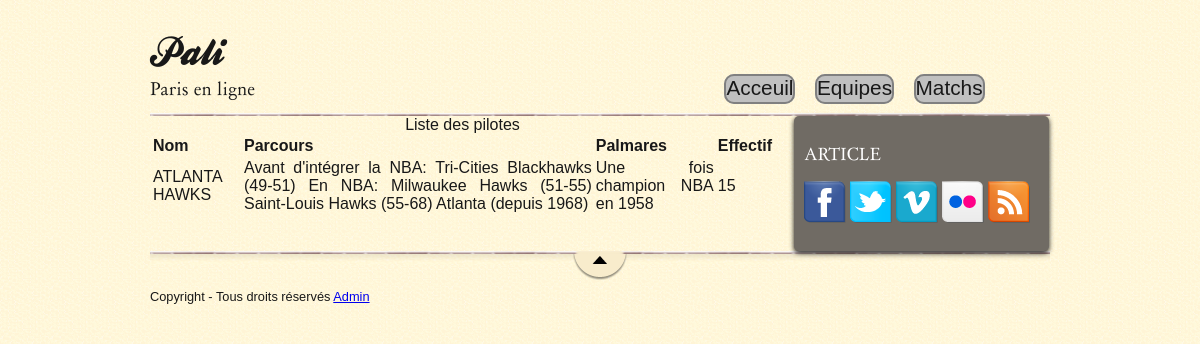
Screenshot of /Projet_tutore_G7/detailequipe.php?idinf=1 with the database file from the repository.
### tables this page shows
CREATE TABLE IF NOT EXISTS `info` (
  `idinf` int(11) NOT NULL AUTO_INCREMENT,
  `nom` varchar(20) NOT NULL,
  `entraineur` varchar(50) NOT NULL,
  `president` varchar(50) NOT NULL,
  `fondation` int(10) NOT NULL,
  `site` varchar(30) NOT NULL,
  `siege` text NOT NULL,
  `tel` varchar(30) NOT NULL,
  `effectif` int(11) NOT NULL,
  `palmares` varchar(50) NOT NULL,
  `parcours` text NOT NULL,
  PRIMARY KEY (`idinf`)
);

### Projet_tutore_G7/detailequipe.php (the view, shortened to what this page needs)
<?php
$idinf=$_GET['idinf'];
$sql="select * from info where idinf='$idinf'";
$rep=mysql_query($sql) or die(mysql_error());
?>
<!DOCTYPE HTML>
<html>
	<head>
		<link rel="stylesheet" href="style.css" />
	</head>
	<body>
	<div id="bloc_page">
		<header>
			<div id="titre_principal">
			<h1>Pali</h1>
			<h2>Paris en ligne</h2>
		</div>
		<nav>
			<ul>
				<li><a href="index.html">Acceuil</a></li>
				<li><a href="equipes.php">Equipes</a></li>
				<li><a href="matchs.php">Matchs</a></li>
			</ul>
		</nav>
		</header>
		<section>
			<article>
			 	<table>
            <caption>Liste des pilotes</caption>
            <tr>
                <th>Nom</th>
                <th>Parcours</th>
                <th>Palmares</th>
                <th>Effectif</th>
            </tr>
			<?php
					while($equipes=mysql_fetch_object($rep)){
					echo"<tr>
							<td>$equipes->nom</td>
							<td>$equipes->parcours</td>
							<td>$equipes->palmares</td>
							<td>$equipes->effectif</td>
						</tr>";
					}
				?>
        </table>
			</article>
			<aside>
				<h1>Article</h1>
					<p>
						<img src="images/facebook.png" alt="Facebook" />
						<img src="images/twitter.png" alt="Twitter" />
						<img src="images/vimeo.png" alt="Vimeo" />
						<img src="images/flickr.png" alt="Flickr" />
						<img src="images/rss.png" alt="RSS" />
					</p>
			</aside>
		</section>
		<footer>
		<div id="tweet">
			<p>Copyright - Tous droits réservés
				<a href="admin.php">Admin</a>
			</p>
		</div>
		</footer>
	</div>
	</body>
</html>

### Projet_tutore_G7/style.css (style rules this page uses)
body { background: url('images/fond_jaune.png'); font-family: 'Trebuchet MS', Arial, sans-serif; color: #181818; }
#bloc_page { width: 900px; margin: auto; }
section h1, footer h1 { font-family: Dayrom, serif; font-weight: normal; text-transform: uppercase; }
header { background: url('images/separateur.png') repeat-x bottom; }
#titre_principal { display: inline-block; }
header h1 { font-family: 'BallparkWeiner', serif; font-size: 2.5em; font-weight: normal; }
#logo, header h1 { display: inline-block; margin-bottom: 0px; }
header h2 { font-family: Dayrom, serif; font-size: 1.1em; margin-top: 0px; font-weight: normal; }
nav { display: inline-block; width: 740px; text-align: right; }
nav ul { list-style-type: none; }
nav li { display: inline-block; margin-right: 15px; }
nav a { background-color:silver; font-size: 1.3em; color: #181818; padding-bottom: 3px; text-decoration: none; border: 2px solid gray; border-radius:10px }
article, aside { display: inline-block; vertical-align: top; text-align: justify; }
article { width: 625px; margin-right: 15px; }
aside { position: relative; width: 235px; background-color: #706b64; box-shadow: 0px 2px 5px #1c1a19; border-radius: 5px; padding: 10px; color: white; font-size: 0.9em; }
footer { background: url('images/ico_top.png') no-repeat top center, url('images/separateur.png') repeat-x top, url('images/ombre.png') repeat-x top; padding-top: 25px; }
footer p, footer ul { font-size: 0.8em; }
#tweet, #mes_photos, #mes_amis { display: inline-block; vertical-align: top; }

### rows the page displays
info: nom "ATLANTA HAWKS", parcours "Avant d'intégrer la NBA: Tri-Cities Blackhawks (49-51) En NBA: Milwaukee Hawks (51-55) Saint-Louis Hawks (55-68) Atlanta (depuis 1968)", palmares "Une fois champion NBA en 1958", effectif "15"
